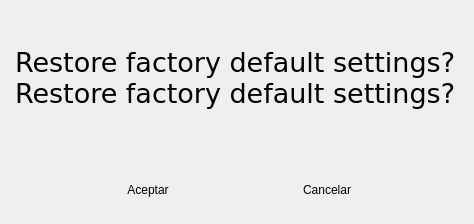
<?xml version="1.0" encoding="UTF-8"?>
<ui version="4.0">
 <class>SelectionDialog</class>
 <widget class="QDialog" name="SelectionDialog">
  <property name="geometry">
   <rect>
    <x>0</x>
    <y>0</y>
    <width>474</width>
    <height>224</height>
   </rect>
  </property>
  <property name="focusPolicy">
   <enum>Qt::StrongFocus</enum>
  </property>
  <property name="windowTitle">
   <string>Dialog</string>
  </property>
  <property name="styleSheet">
   <string notr="true"/>
  </property>
  <layout class="QVBoxLayout" name="verticalLayout_2">
   <property name="spacing">
    <number>0</number>
   </property>
   <property name="margin">
    <number>0</number>
   </property>
   <item>
    <widget class="QFrame" name="bg">
     <property name="styleSheet">
      <string notr="true"/>
     </property>
     <layout class="QVBoxLayout" name="verticalLayout">
      <property name="spacing">
       <number>0</number>
      </property>
      <property name="margin">
       <number>0</number>
      </property>
      <item>
       <layout class="QHBoxLayout" name="horizontalLayout_2">
        <property name="spacing">
         <number>0</number>
        </property>
        <property name="leftMargin">
         <number>15</number>
        </property>
        <property name="rightMargin">
         <number>10</number>
        </property>
        <item>
         <widget class="QLabel" name="textLbl">
          <property name="font">
           <font>
            <family>DejaVu Sans</family>
            <pointsize>20</pointsize>
           </font>
          </property>
          <property name="styleSheet">
           <string notr="true"/>
          </property>
          <property name="text">
           <string>Restore factory default settings?  Restore factory default settings?  </string>
          </property>
          <property name="textFormat">
           <enum>Qt::AutoText</enum>
          </property>
          <property name="alignment">
           <set>Qt::AlignLeading|Qt::AlignLeft|Qt::AlignVCenter</set>
          </property>
          <property name="wordWrap">
           <bool>true</bool>
          </property>
         </widget>
        </item>
       </layout>
      </item>
      <item>
       <widget class="QFrame" name="footerPopup">
        <property name="sizePolicy">
         <sizepolicy hsizetype="Preferred" vsizetype="Fixed">
          <horstretch>0</horstretch>
          <verstretch>0</verstretch>
         </sizepolicy>
        </property>
        <layout class="QHBoxLayout" name="horizontalLayout">
         <property name="spacing">
          <number>15</number>
         </property>
         <property name="margin">
          <number>10</number>
         </property>
         <item>
          <spacer name="horizontalSpacer">
           <property name="orientation">
            <enum>Qt::Horizontal</enum>
           </property>
           <property name="sizeType">
            <enum>QSizePolicy::Expanding</enum>
           </property>
           <property name="sizeHint" stdset="0">
            <size>
             <width>40</width>
             <height>20</height>
            </size>
           </property>
          </spacer>
         </item>
         <item>
          <widget class="SilentQPushButton" name="okBtn">
           <property name="sizePolicy">
            <sizepolicy hsizetype="Fixed" vsizetype="Fixed">
             <horstretch>0</horstretch>
             <verstretch>0</verstretch>
            </sizepolicy>
           </property>
           <property name="minimumSize">
            <size>
             <width>164</width>
             <height>49</height>
            </size>
           </property>
           <property name="maximumSize">
            <size>
             <width>164</width>
             <height>49</height>
            </size>
           </property>
           <property name="focusPolicy">
            <enum>Qt::NoFocus</enum>
           </property>
           <property name="styleSheet">
            <string notr="true"/>
           </property>
           <property name="text">
            <string>Aceptar</string>
           </property>
           <property name="iconSize">
            <size>
             <width>112</width>
             <height>60</height>
            </size>
           </property>
           <property name="autoDefault">
            <bool>false</bool>
           </property>
           <property name="flat">
            <bool>true</bool>
           </property>
          </widget>
         </item>
         <item>
          <widget class="SilentQPushButton" name="cancelBtn">
           <property name="sizePolicy">
            <sizepolicy hsizetype="Fixed" vsizetype="Fixed">
             <horstretch>0</horstretch>
             <verstretch>0</verstretch>
            </sizepolicy>
           </property>
           <property name="minimumSize">
            <size>
             <width>164</width>
             <height>49</height>
            </size>
           </property>
           <property name="maximumSize">
            <size>
             <width>164</width>
             <height>49</height>
            </size>
           </property>
           <property name="focusPolicy">
            <enum>Qt::NoFocus</enum>
           </property>
           <property name="styleSheet">
            <string notr="true"/>
           </property>
           <property name="text">
            <string>Cancelar</string>
           </property>
           <property name="iconSize">
            <size>
             <width>112</width>
             <height>60</height>
            </size>
           </property>
           <property name="autoDefault">
            <bool>false</bool>
           </property>
           <property name="flat">
            <bool>true</bool>
           </property>
          </widget>
         </item>
         <item>
          <spacer name="horizontalSpacer_2">
           <property name="orientation">
            <enum>Qt::Horizontal</enum>
           </property>
           <property name="sizeHint" stdset="0">
            <size>
             <width>40</width>
             <height>20</height>
            </size>
           </property>
          </spacer>
         </item>
        </layout>
       </widget>
      </item>
     </layout>
    </widget>
   </item>
  </layout>
 </widget>
 <customwidgets>
  <customwidget>
   <class>SilentQPushButton</class>
   <extends>QPushButton</extends>
   <header>SilentQPushButton.h</header>
  </customwidget>
 </customwidgets>
 <resources/>
 <connections/>
</ui>
